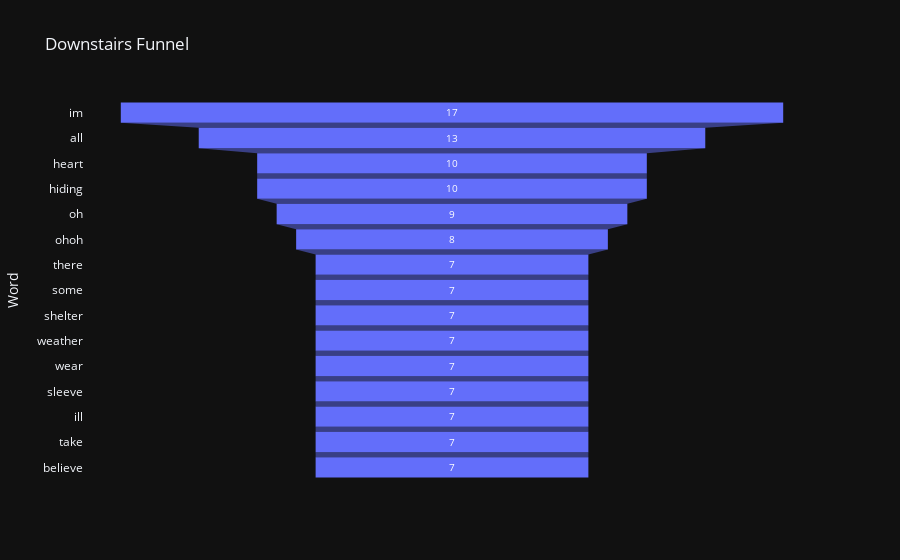

The code cell stored with this chart in its notebook:
### Markdown cell above
### Downstairs Funnel Chart

### Code cell
df_counts = pd.DataFrame(counts.most_common(15), columns=['Word', 'Count'])

fig = px.funnel(df_counts, x='Count', y='Word',
                title='Downstairs Funnel',
                color_discrete_sequence=['#636EFA'])
fig.show()

### Figure 1 — Plotly figure (JSON) as saved in the notebook; plotly's stock layout.template omitted (floating-point values rounded to 4 significant figures)
{"data": [{"hovertemplate": "Count=%{x}<br>Word=%{y}<extra></extra>", "legendgroup": "", "marker": {"color": "#636EFA"}, "name": "", "orientation": "h", "showlegend": false, "x": [17, 13, 10, 10, 9, 8, 7, 7, 7, 7, 7, 7, 7, 7, 7], "xaxis": "x", "y": ["im", "all", "heart", "hiding", "oh", "ohoh", "there", "some", "shelter", "weather", "wear", "sleeve", "ill", "take", "believe"], "yaxis": "y", "type": "funnel"}], "layout": {"xaxis": {"anchor": "y", "domain": [0.0, 1.0], "title": {"text": "Count"}}, "yaxis": {"anchor": "x", "domain": [0.0, 1.0], "title": {"text": "Word"}}, "legend": {"tracegroupgap": 0}, "title": {"text": "Downstairs Funnel"}}}
